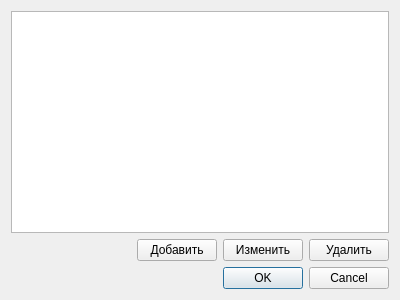
<?xml version="1.0" encoding="UTF-8"?>
<ui version="4.0">
 <class>CustomerDialog</class>
 <widget class="QDialog" name="CustomerDialog">
  <property name="geometry">
   <rect>
    <x>0</x>
    <y>0</y>
    <width>400</width>
    <height>300</height>
   </rect>
  </property>
  <property name="windowTitle">
   <string>Выбор заказчика</string>
  </property>
  <layout class="QVBoxLayout" name="verticalLayout">
   <item>
    <widget class="QListWidget" name="listWidget"/>
   </item>
   <item>
    <layout class="QHBoxLayout" name="horizontalLayout">
     <item>
      <spacer name="horizontalSpacer">
       <property name="orientation">
        <enum>Qt::Horizontal</enum>
       </property>
       <property name="sizeHint" stdset="0">
        <size>
         <width>40</width>
         <height>20</height>
        </size>
       </property>
      </spacer>
     </item>
     <item>
      <widget class="QPushButton" name="btnAdd">
       <property name="text">
        <string>Добавить</string>
       </property>
       <property name="icon">
        <iconset theme="document-new">
         <normaloff>.</normaloff>.</iconset>
       </property>
      </widget>
     </item>
     <item>
      <widget class="QPushButton" name="pushButton_3">
       <property name="text">
        <string>Изменить</string>
       </property>
       <property name="icon">
        <iconset theme="document-edit"/>
       </property>
      </widget>
     </item>
     <item>
      <widget class="QPushButton" name="pushButton_2">
       <property name="text">
        <string>Удалить</string>
       </property>
       <property name="icon">
        <iconset theme="edit-delete">
         <normaloff>.</normaloff>.</iconset>
       </property>
      </widget>
     </item>
    </layout>
   </item>
   <item>
    <widget class="QDialogButtonBox" name="buttonBox">
     <property name="orientation">
      <enum>Qt::Horizontal</enum>
     </property>
     <property name="standardButtons">
      <set>QDialogButtonBox::Cancel|QDialogButtonBox::Ok</set>
     </property>
    </widget>
   </item>
  </layout>
 </widget>
 <resources/>
 <connections>
  <connection>
   <sender>buttonBox</sender>
   <signal>accepted()</signal>
   <receiver>CustomerDialog</receiver>
   <slot>accept()</slot>
   <hints>
    <hint type="sourcelabel">
     <x>248</x>
     <y>254</y>
    </hint>
    <hint type="destinationlabel">
     <x>157</x>
     <y>274</y>
    </hint>
   </hints>
  </connection>
  <connection>
   <sender>buttonBox</sender>
   <signal>rejected()</signal>
   <receiver>CustomerDialog</receiver>
   <slot>reject()</slot>
   <hints>
    <hint type="sourcelabel">
     <x>316</x>
     <y>260</y>
    </hint>
    <hint type="destinationlabel">
     <x>286</x>
     <y>274</y>
    </hint>
   </hints>
  </connection>
 </connections>
</ui>
